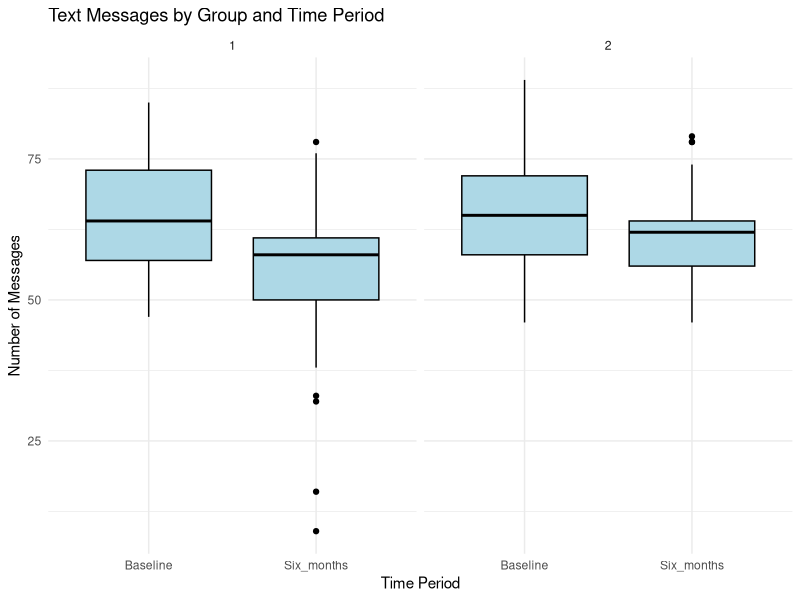
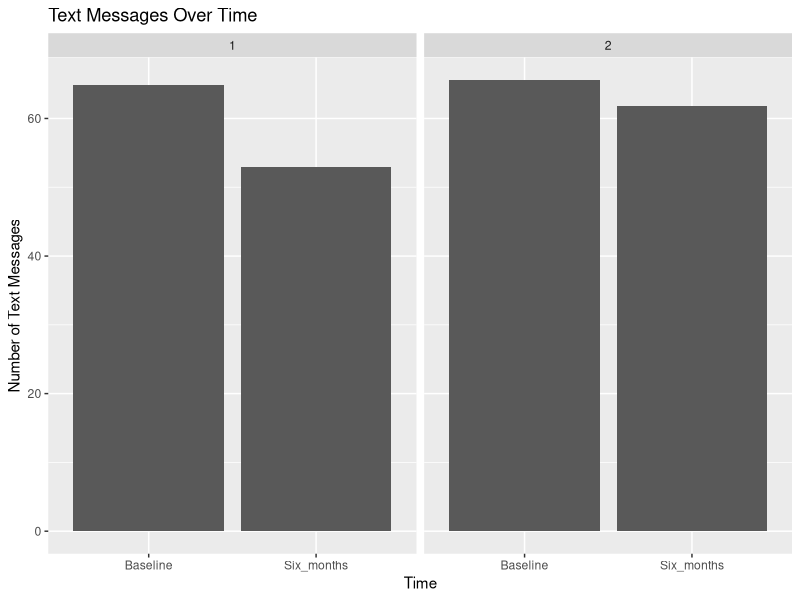

The R script that drew these images, in order:
## ---- chunk 1
# Set working directory to GitHub project folder
#setwd("/Users/ashleyhutchings/Desktop/R Class/Assignment 3 GitHub/Assignment3R")

# Read in CSV
txt_df<-read.csv("TextMessages.csv", header=TRUE)

# Check data
head(txt_df)

# Check data types
sapply(txt_df,class)

# Convert Group to Factor
txt_df$Group<-as.factor(txt_df$Group)

# Load libraries needed for functions below
library(tidyverse)
library(ggplot2)
library(tidyr)

# Pivot dataset from wide to long in order to create boxplots
txt_long <- txt_df %>% pivot_longer(cols = c(Baseline, Six_months),
               names_to = "Time",
               values_to = "Texts")

# Check data is transposed
head(txt_long)

# Create boxplots using facet_wrap to group by Group
ggplot(txt_long, aes(x = Time, y = Texts)) +
  geom_boxplot(fill = "lightblue", color = "black") +
  facet_wrap(~ Group) +
  labs(title = "Text Messages by Group and Time Period",
       x = "Time Period",
       y = "Number of Messages") +
  theme_minimal()


# Use summarise() to define summary statistics
txt_long %>%
  group_by(Group, Time) %>%
  summarise(
    count = n(),
    mean = mean(Texts),
    median = median(Texts),
    sd = sd(Texts),
    min = min(Texts),
    max = max(Texts),
    .groups = "drop"
  )

#Created Bar Chart

#Load libraries

library(readr)
library(tidyr)
library(ggplot2)

#Load Data

Data <- read_csv("TextMessages.csv")

#Change format

text_long <- pivot_longer(
  Data,
  cols = c(Baseline, Six_months),
  names_to = "Time",
  values_to = "TextMessages")

#Creating actual Bar Chart

ggplot(text_long, aes(x = Time, y = TextMessages)) +
  stat_summary(fun = mean, geom = "bar") +
  facet_wrap(~ Group) +
  labs(
    title = "Text Messages Over Time",
    x = "Time",
    y = "Number of Text Messages"
  )

# The bar chart compares the average number of text messages sent at baseline 
# and six months for each group. It shows that the average number of messages 
# decreased from baseline to six months, indicating a drop in message activity 
# over time across both groups.
